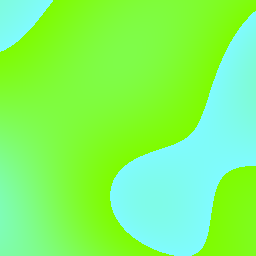
#> input picture web/data/dem/12/1114/1757.png, 256 x 256 px; its folder holds only this picture in this run
$ python make_depth_contours.py
#> lines starting #> are read from the running program, lines starting #| are printed output that depends on the picture
#!/usr/bin/env python3
"""
make_depth_contours.py — SMOOTH depth contours, the Windy way (build-time).

maplibre-contour does raw marching-squares on the DEM at runtime in a worker -> blocky
stair-steps + flaky over-zoom. Windy instead precomputes smooth isolines (interpolate the
grid, spline-smooth the polylines) server-side and renders them as plain map lines. We do
the same here, once, offline:

  mosaic the local z12 terrarium DEM tiles  ->  gaussian-smooth the bathymetry surface
  ->  matplotlib contour at navigation depth levels  ->  Chaikin-smooth each polyline
  ->  web/data/depth-contours.geojson  (LineString features: {depth, major})

The app renders that as a MapLibre line layer — smooth at ANY zoom (vector geometry),
offline, no worker. Resolution is DEM-limited (free global bathymetry is coarse over reef),
but the curves are smooth instead of stair-stepped.
"""
import json, math, os, re
import numpy as np
from PIL import Image


def gaussian2d(a, sigma):
    """Separable gaussian blur on a float array (vectorised, no scipy)."""
    r = max(1, int(3 * sigma))
    x = np.arange(-r, r + 1, dtype=np.float32)
    k = np.exp(-(x * x) / (2 * sigma * sigma)); k /= k.sum()
    for axis in (0, 1):
        pad = [(0, 0), (0, 0)]; pad[axis] = (r, r)
        ap = np.pad(a, pad, mode="edge")
        out = np.zeros_like(a)
        for i, w in enumerate(k):
            sl = [slice(None), slice(None)]; sl[axis] = slice(i, i + a.shape[axis])
            out += w * ap[tuple(sl)]
        a = out
    return a

HERE = os.path.dirname(__file__)
OUT = os.path.join(HERE, "..", "web", "data", "depth-contours.geojson")
DEM_DIR = os.path.join(HERE, "..", "web", "data", "dem")
Z = 12                                  # mosaic the finest baked DEM zoom
BLUR = 1.8                              # gaussian radius (px) — de-stair without smearing the coast
CHAIKIN = 3                             # polyline smoothing iterations
# navigation depth levels (metres, negative = below sea level) — fine in the shallow
# anchorage range, coarser deeper; majors are labelled + bold.
LEVELS = [-2, -4, -6, -8, -10, -15, -20, -25, -30, -40, -50,
          -75, -100, -150, -200, -300, -500, -1000, -2000]
MAJOR = {-10, -20, -50, -100, -200, -500, -1000}


def bbox():
    for filename in ("region.env", "region.env.example"):
        try:
            m = re.search(r'BBOX="([^"]+)"', open(os.path.join(HERE, filename)).read())
        except OSError:
            m = None
        if m:
            return tuple(float(x) for x in m.group(1).split(","))   # W,S,E,N
    return -82.02, 24.34, -81.52, 24.72


def deg2tile(lon, lat, z):
    n = 2 ** z
    x = int((lon + 180.0) / 360.0 * n)
    y = int((1.0 - math.log(math.tan(math.radians(lat)) + 1 / math.cos(math.radians(lat))) / math.pi) / 2.0 * n)
    return x, y


def gpix_to_lonlat(gx, gy, z):
    n = 2 ** z * 256.0
    lon = gx / n * 360.0 - 180.0
    lat = math.degrees(math.atan(math.sinh(math.pi * (1 - 2 * gy / n))))
    return lon, lat


def chaikin(pts, iters):
    for _ in range(iters):
        if len(pts) < 3:
            break
        out = [pts[0]]
        for i in range(len(pts) - 1):
            a, b = pts[i], pts[i + 1]
            out.append((a[0] * 0.75 + b[0] * 0.25, a[1] * 0.75 + b[1] * 0.25))
            out.append((a[0] * 0.25 + b[0] * 0.75, a[1] * 0.25 + b[1] * 0.75))
        out.append(pts[-1])
        pts = out
    return pts


def main():
    W, S, E, N = bbox()
    x0, y1 = deg2tile(W, S, Z)
    x1, y0 = deg2tile(E, N, Z)
    cols, rows = (x1 - x0 + 1), (y1 - y0 + 1)
    H, Wd = rows * 256, cols * 256
    elev = np.zeros((H, Wd), np.float32)
    missing = 0
    for tx in range(x0, x1 + 1):
        for ty in range(y0, y1 + 1):
            p = os.path.join(DEM_DIR, str(Z), str(tx), f"{ty}.png")
            if not os.path.exists(p):
                missing += 1
                continue
            a = np.asarray(Image.open(p).convert("RGB")).astype(np.float32)
            e = (a[:, :, 0] * 256 + a[:, :, 1] + a[:, :, 2] / 256) - 32768
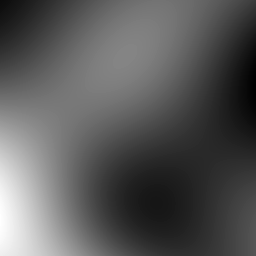
#> e: shape (256, 256) float32; min -4.17, max -3.29, mean -3.86; drawn with min black and max white
            ry, rx = (ty - y0) * 256, (tx - x0) * 256
            elev[ry:ry + 256, rx:rx + 256] = e
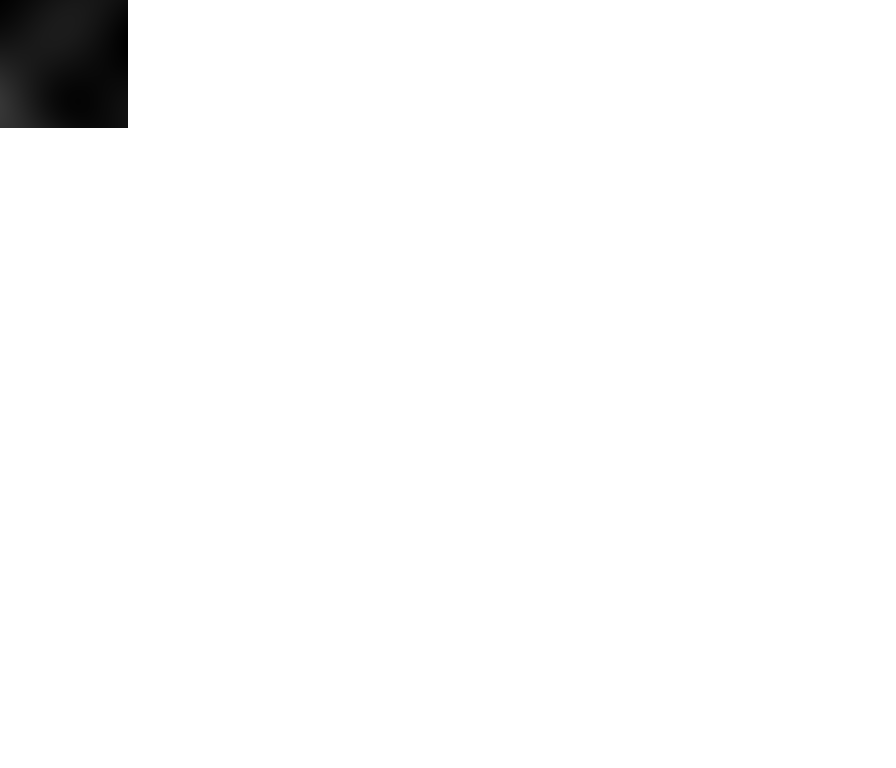
#> elev: shape (1536, 1792) float32 (shown at 1/2 size); min -4.17, max 0, mean -0.092; drawn with min black and max white

    # smooth the surface to kill the coarse-DEM stair-steps before contouring
    elev = gaussian2d(elev, BLUR)
#> in gaussian2d, `r = max(1, int(3 * sigma))`: r = 5
#> the loop in gaussian2d, `for axis in (0, 1):` made 2 passes
#> pass 1, in gaussian2d, `ap = np.pad(a, pad, mode="edge")`:
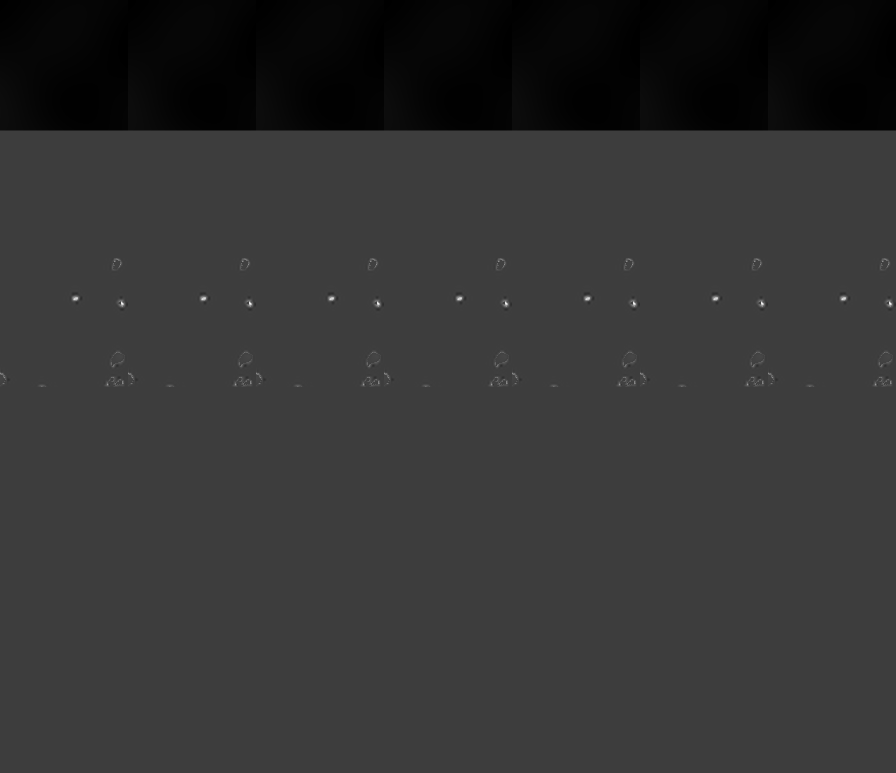
#> ap: shape (1546, 1792) float32 (shown at 1/2 size); min -4.17, max 13, mean -0.644; drawn with min black and max white

    import matplotlib
    matplotlib.use("Agg")
    import matplotlib.pyplot as plt
    cs = plt.contour(elev, levels=sorted(LEVELS))

    feats = []
    for lvl, segs in zip(cs.levels, cs.allsegs):
        depth = int(round(float(lvl)))
        major = depth in MAJOR
        for seg in segs:
            if len(seg) < 4:
                continue
            # seg points are (col,row) in mosaic px -> global px -> lon/lat
            ll = [gpix_to_lonlat(x0 * 256 + px, y0 * 256 + py, Z) for px, py in seg]
            ll = chaikin(ll, CHAIKIN)
            coords = [[round(lon, 6), round(lat, 6)] for lon, lat in ll]
            feats.append({"type": "Feature",
                          "properties": {"depth": depth, "major": major},
                          "geometry": {"type": "LineString", "coordinates": coords}})
#> this loop made 19 passes
#> (lvl, segs, depth, major) on passes 1 to 12: (-2000, [empty array], -2000, False), (-1000, [empty array], -1000, True), (-500, [empty array], -500, True), (-300, [empty array], -300, False), (-200, [empty array], -200, True), (-150, [empty array], -150, False), (-100, [empty array], -100, True), (-75, [empty array], -75, False), (-50, [empty array], -50, True), (-40, [empty array], -40, False), (-30, [empty array], -30, False), (-25, [empty array], -25, False)

    fc = {"type": "FeatureCollection", "features": feats}
    json.dump(fc, open(OUT, "w"), separators=(",", ":"))
    kb = os.path.getsize(OUT) // 1024
    print(f"wrote {OUT}: {len(feats)} smooth contour lines, {len(LEVELS)} levels, {kb} KB"
          + (f"  ({missing} DEM tiles missing)" if missing else ""))


if __name__ == "__main__":
    main()
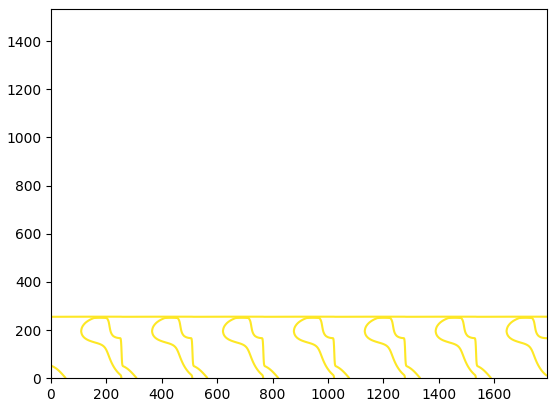
#> figure drawn by matplotlib, 1 panel
